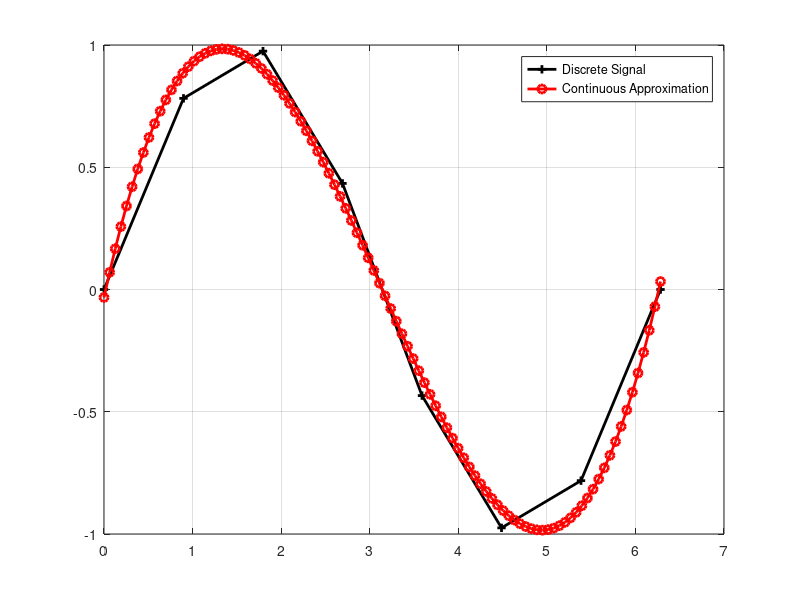

The MATLAB source for this figure:
% Mr Adam J Brierley
% 23/11/2024
% MSc CFD 
% Cranfield University
%
% Polynomial fitting of a sinusoid
% Discrete --> Continuous
% Aliasing

clear all; close all; clc

% Discrete sampling
n = 8;
t_d = linspace(0,2*pi,n);
T = t_d(2) - t_d(1)
f_samp = 1/T
f_d = sin(t_d);

% Polynomial Reconstruction
p_order = 3;
f = polyfit(t_d,f_d,p_order);
t_ext = linspace(0,2*pi,100);
f_recon = polyval(f,t_ext); % Evaluates the polynomial at each point x, so increase points for better accuracy

% Plotting

plot(t_d,f_d,'-k+','LineWidth',2)
grid on
hold on
plot(t_ext,f_recon,'-ro','LineWidth',2)
legend('Discrete Signal', 'Continuous Approximation')